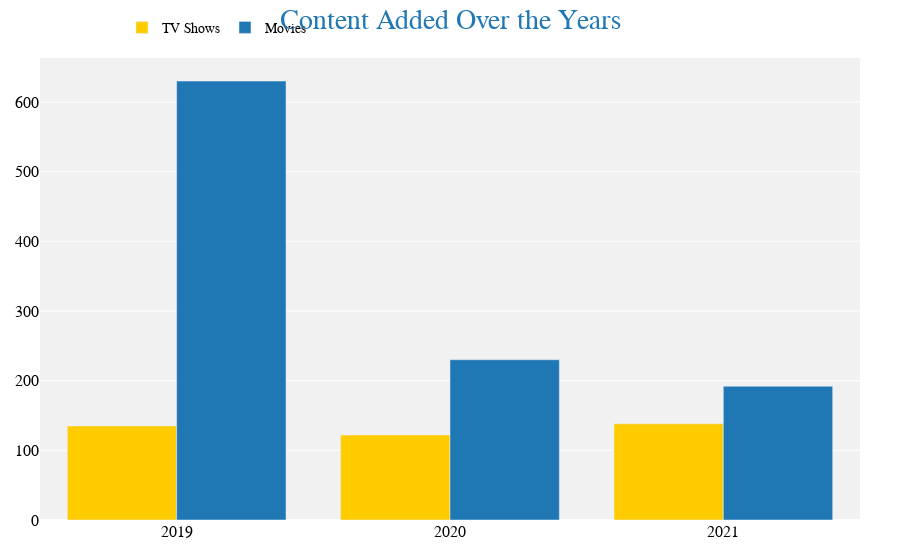

Notebook source saved alongside this figure:
### Markdown cell above
## Content Added Over the Years

### Code cell
import plotly.graph_objects as go

# Filter data for TV Shows and Movies
d1 = df[df["type"] == "TV Show"]
d2 = df[df["type"] == "Movie"]

col = "year_added"

# Process TV Shows data
vc1 = d1[col].value_counts().reset_index()
vc1 = vc1.rename(columns={col: "year_added", "index": col})
vc1['percent'] = vc1['count'].apply(lambda x: 100 * x / sum(vc1['count']))
vc1 = vc1.sort_values(col)

vc2 = d2[col].value_counts().reset_index()
vc2 = vc2.rename(columns={col: "year_added", "index": col})
vc2['percent'] = vc2['count'].apply(lambda x: 100 * x / sum(vc2['count']))
vc2 = vc2.sort_values(col)

trace1 = go.Bar(x=vc1[col], y=vc1["count"], name="TV Shows", marker=dict(color="#ffcc00")) 
trace2 = go.Bar(x=vc2[col], y=vc2["count"], name="Movies", marker=dict(color="#1f77b4"))  

layout = go.Layout(
    title="Content Added Over the Years",  
    title_font=dict(size=28, color="#1f77b4", family="Comic Sans MS, Arial, sans-serif"), 
    title_x=0.5,  # Title centered
    height=400,
    plot_bgcolor="#f1f1f1",  
    paper_bgcolor="#ffffff",  
    font=dict(color="black", size=16, family="Comic Sans MS, Arial, sans-serif"),  
    legend=dict(x=0.1, y=1.1, orientation="h", font=dict(size=14, color="black")),  
    margin=dict(t=40, b=40, l=40, r=40),  
)

# Create the figure and plot
data = [trace1, trace2]
fig = go.Figure(data, layout=layout)
fig.show()

### Figure 1 — Plotly figure (JSON) as saved in the notebook; plotly's stock layout.template omitted (floating-point values rounded to 4 significant figures)
{"data": [{"marker": {"color": "#ffcc00"}, "name": "TV Shows", "type": "bar", "x": [2019, 2020, 2021], "y": [135, 122, 138]}, {"marker": {"color": "#1f77b4"}, "name": "Movies", "type": "bar", "x": [2019, 2020, 2021], "y": [630, 230, 192]}], "layout": {"autosize": true, "font": {"color": "black", "family": "Comic Sans MS, Arial, sans-serif", "size": 16}, "legend": {"font": {"color": "black", "size": 14}, "orientation": "h", "x": 0.1, "y": 1.1}, "margin": {"b": 40, "l": 40, "r": 40, "t": 40}, "paper_bgcolor": "#ffffff", "plot_bgcolor": "#f1f1f1", "title": {"font": {"color": "#1f77b4", "family": "Comic Sans MS, Arial, sans-serif", "size": 28}, "text": "Content Added Over the Years", "x": 0.5}, "xaxis": {"autorange": true, "range": [2018.0, 2022.0], "type": "linear"}, "yaxis": {"autorange": true, "range": [0, 663.2], "type": "linear"}}}
